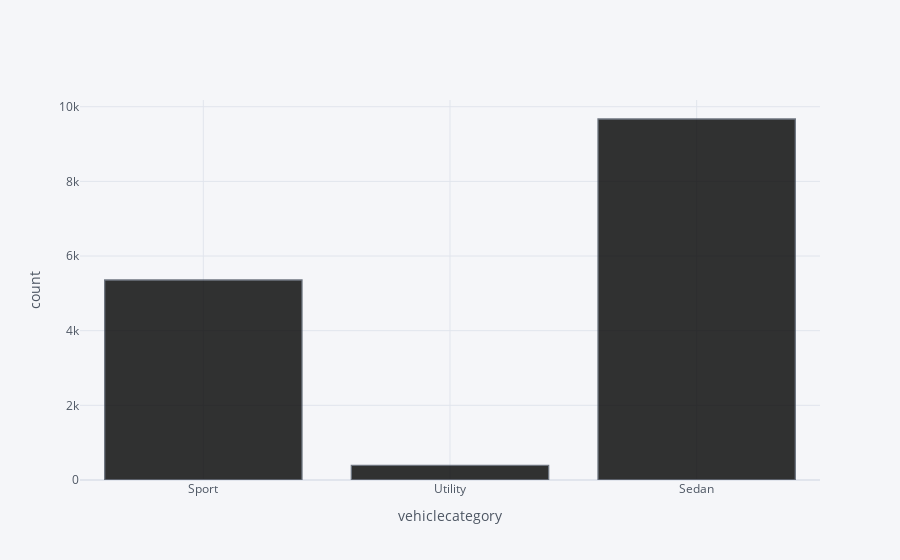

Notebook code cell kept with this figure:
### Code cell
df1["VehicleCategory"].iplot(kind="hist",color="black",xTitle="vehiclecategory",yTitle="count")

### Figure 1 — Plotly figure (JSON) as saved in the notebook; plotly's stock layout.template omitted (floating-point values rounded to 4 significant figures; data arrays with more than 128 entries replaced by an {"elided": "..."} marker saying what was removed)
{"data": [{"histfunc": "count", "histnorm": "", "marker": {"color": "rgba(0, 0, 0, 1.0)", "line": {"color": "#4D5663", "width": 1.3}}, "name": "VehicleCategory", "opacity": 0.8, "orientation": "v", "type": "histogram", "x": {"elided": "15420 str values"}}], "layout": {"barmode": "overlay", "legend": {"bgcolor": "#F5F6F9", "font": {"color": "#4D5663"}}, "paper_bgcolor": "#F5F6F9", "plot_bgcolor": "#F5F6F9", "title": {"font": {"color": "#4D5663"}}, "xaxis": {"gridcolor": "#E1E5ED", "showgrid": true, "tickfont": {"color": "#4D5663"}, "title": {"font": {"color": "#4D5663"}, "text": "vehiclecategory"}, "zerolinecolor": "#E1E5ED"}, "yaxis": {"gridcolor": "#E1E5ED", "showgrid": true, "tickfont": {"color": "#4D5663"}, "title": {"font": {"color": "#4D5663"}, "text": "count"}, "zerolinecolor": "#E1E5ED"}}}
